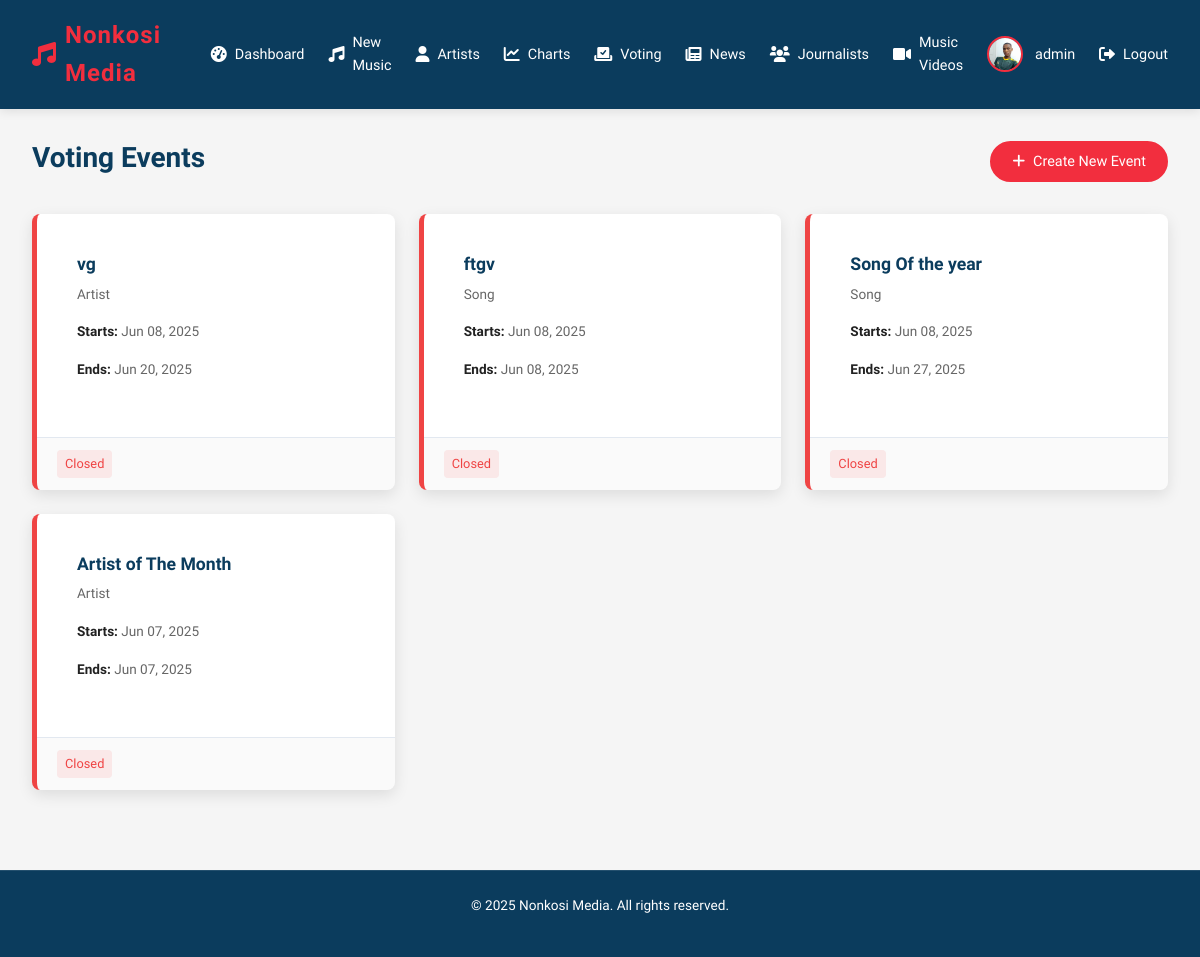
Page /admin/voting_events (signed in) on the earlier database version.
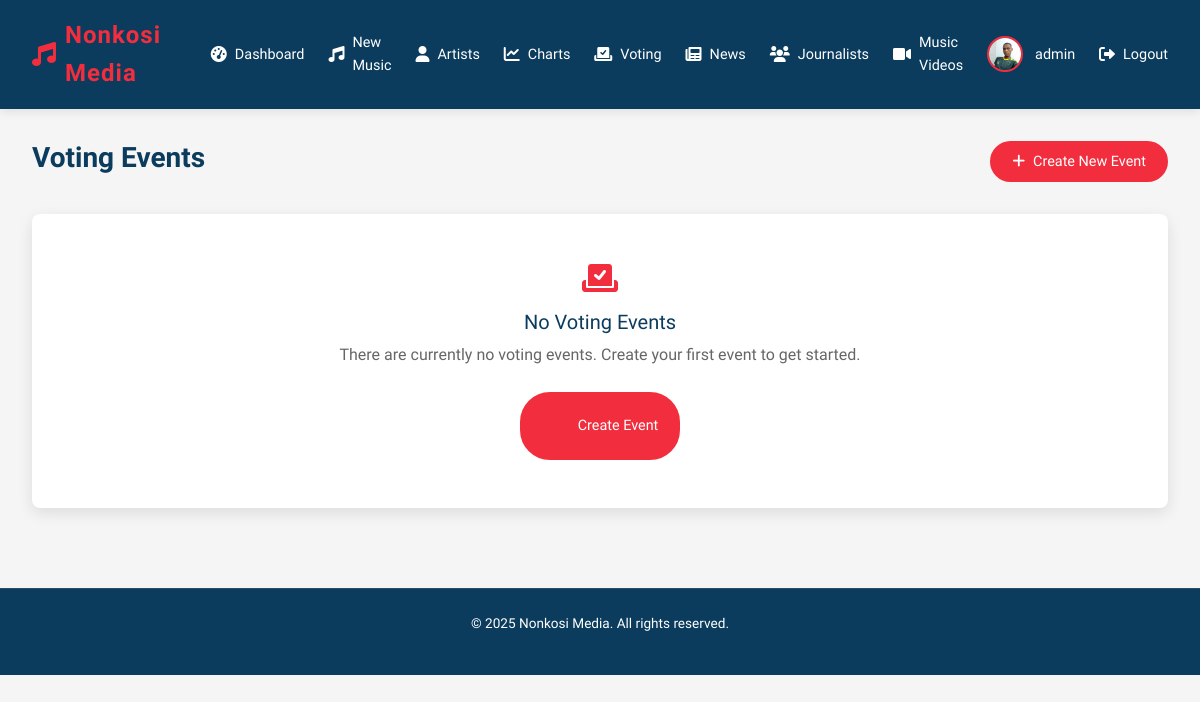
Same page on the later database version.
### app.py (models this page shows, shortened)
class User(db.Model, UserMixin):
    id = db.Column(db.Integer, primary_key=True)
    username = db.Column(db.String(50), unique=True, nullable=False)
    email = db.Column(db.String(120), unique=True, nullable=False)
    password = db.Column(db.String(60), nullable=False)
    role = db.Column(db.String(20), nullable=False, default='user')
    profile_pic = db.Column(db.String(100), nullable=False, default='default.jpg')
    last_seen = db.Column(db.DateTime, default=datetime.utcnow)
    articles = db.relationship('News', backref='author', lazy=True)  # This creates the relationship

class VoteEvent(db.Model):
    id = db.Column(db.Integer, primary_key=True)
    title = db.Column(db.String(100), nullable=False)  # e.g. "Song of the Month - June 2025"
    category = db.Column(db.String(50), nullable=False)  # 'song', 'artist', 'song_of_year', 'artist_of_year'
    start_date = db.Column(db.DateTime, nullable=False, default=datetime.utcnow)
    end_date = db.Column(db.DateTime, nullable=False)
    is_active = db.Column(db.Boolean, default=True)
    options = db.relationship('VoteOption', backref='vote_event', lazy=True, cascade='all, delete-orphan')
    votes = db.relationship('VoteRecord', backref='vote_event', lazy=True, cascade='all, delete-orphan')

### app.py (the view)
@app.route('/admin/voting_events')
@login_required
def voting_events():
    if current_user.role != 'admin':
        flash('You are not authorized to access this page', 'error')
        return redirect(url_for('home'))
    events = VoteEvent.query.order_by(VoteEvent.start_date.desc()).all()
    return render_template('voting_events.html', events=events)

### app.py (called while the page is built)
@login_manager.user_loader
def load_user(user_id):
    return User.query.get(int(user_id))

@app.context_processor
def inject_datetime():
    return {'datetime': datetime}

### templates/voting_events.html (shortened to what this page needs)
<!DOCTYPE html>
<html lang="en">
<head>
  <link rel="stylesheet" href="https://cdnjs.cloudflare.com/ajax/libs/font-awesome/6.0.0/css/all.min.css">
  <link href="https://cdn.jsdelivr.net/npm/bootstrap@5.3.0/dist/css/bootstrap.min.css" rel="stylesheet">
</head>
<body>
  <header class="header">
    <div class="logo">
      <i class="fas fa-music"></i>
      <span>Nonkosi Media</span>
    </div>
    <nav class="nav-links">
      <a href="/admin">
        <i class="fas fa-tachometer-alt"></i>
        <span>Dashboard</span>
      </a>
      <a href="/admin/upcoming_music">
        <i class="fas fa-music"></i>
        <span>New Music</span>
      </a>
      <a href="/admin/artists">
        <i class="fas fa-user"></i>
        <span>Artists</span>
      </a>
      <a href="/admin/charts_manager">
        <i class="fas fa-chart-line"></i>
        <span>Charts</span>
      </a>
      <a href="/admin/voting_events" class="active">
        <i class="fas fa-vote-yea"></i>
        <span>Voting</span>
      </a>
      <a href="/admin/news">
        <i class="fas fa-newspaper"></i>
        <span>News</span>
      </a>
      <a href="/admin/manage_journalists">
        <i class="fas fa-users"></i>
        <span>Journalists</span>
      </a>
      <a href="/admin/music_videos">
        <i class="fas fa-video"></i>
        <span>Music Videos</span>
      </a>
      <div class="user-profile">
        <img src="/static/uploads/profile_pics/IMG_20231016_190958~2.jpg" alt="Admin">
        <span>{{ current_user.username }}</span>
      </div>
      <a href="/logout">
        <i class="fas fa-sign-out-alt"></i>
        <span>Logout</span>
      </a>
    </nav>
  </header>
  <main class="container">
    <div class="page-header">
      <h1 class="page-title">Voting Events</h1>
      <a href="{{ url_for('create_voting_event') }}" class="btn">
        <i class="fas fa-plus"></i> Create New Event
      </a>
    </div>
    {% if events %}
    <div class="events-grid">
      {% for event in events %}
      <div class="event-card {% if event.is_active %}active{% else %}closed{% endif %}">
        <a href="{{ url_for('voting_event_details', event_id=event.id) }}" class="card-clickable-area">
          <div class="event-content">
            <h3 class="event-title">{{ event.title }}</h3>
            <p class="event-category">{{ event.category.replace('_', ' ').title() }}</p>
            <div class="event-dates">
              <p><strong>Starts:</strong> {{ event.start_date.strftime('%b %d, %Y') }}</p>
              <p><strong>Ends:</strong> {{ event.end_date.strftime('%b %d, %Y') }}</p>
            </div>
          </div>
        </a>
        <div class="event-footer">
          <span class="event-status {% if event.is_active %}status-active{% else %}status-closed{% endif %}">
            {% if event.is_active %}Active{% else %}Closed{% endif %}
          </span>
        </div>
      </div>
      {% endfor %}
    </div>
    {% else %}
    <div class="empty-state">
      <i class="fas fa-vote-yea"></i>
      <h3>No Voting Events</h3>
      <p>There are currently no voting events. Create your first event to get started.</p>
      <a href="{{ url_for('create_voting_event') }}" class="btn">
        <i class="fas fa-plus"></i> Create Event
      </a>
    </div>
    {% endif %}
  </main>
  <footer>
    <p>© {{ datetime.now().year }} Nonkosi Media. All rights reserved.</p>
  </footer>
</body>
</html>

### templates/voting_events.html (style rules this page uses)
:root { --primary: #0b3c5d; --secondary: #f22e3e; --dark: #222; --light: #f5f5f5; --accent: #103b6f; --gray: #666; --light-gray: #e2e8f0; --success: #10b981; --warning: #f59e0b; --danger: #ef4444; }
* { box-sizing: border-box; margin: 0; padding: 0; }
body { font-family: 'Ubuntu', sans-serif; background-color: var(--light); color: var(--dark); line-height: 1.6; }
.header { background-color: var(--primary); color: white; padding: 1rem 2rem; display: flex; justify-content: space-between; align-items: center; position: sticky; top: 0; z-index: 100; box-shadow: 0 2px 10px rgba(0,0,0,0.1); }
.header .logo { font-size: 1.5rem; font-weight: 700; color: var(--secondary); display: flex; align-items: center; gap: 0.5rem; letter-spacing: 1px; }
.logo i { color: var(--secondary); }
.nav-links { display: flex; align-items: center; gap: 1.5rem; }
.nav-links a { color: white; text-decoration: none; font-weight: 500; font-size: 0.9rem; display: flex; align-items: center; gap: 0.5rem; transition: color 0.2s; padding: 5px 0; position: relative; }
.nav-links a::after { content: ''; position: absolute; bottom: 0; left: 0; width: 0; height: 2px; background-color: var(--secondary); transition: width 0.3s; }
.nav-links a i { font-size: 1rem; }
.user-profile { display: flex; align-items: center; gap: 0.75rem; }
.user-profile img { width: 36px; height: 36px; border-radius: 50%; object-fit: cover; border: 2px solid var(--secondary); }
.user-profile span { font-weight: 500; font-size: 0.9rem; color: white; }
.container { padding: 2rem; max-width: 1400px; margin: 0 auto; }
.page-header { display: flex; justify-content: space-between; align-items: center; margin-bottom: 2rem; }
.page-title { font-size: 1.75rem; font-weight: 700; color: var(--primary); }
.btn { display: inline-flex; align-items: center; gap: 0.5rem; background-color: var(--secondary); color: white; padding: 0.5rem 1.25rem; border-radius: 30px; font-size: 0.9rem; font-weight: 500; text-decoration: none; transition: all 0.3s; border: 2px solid var(--secondary); }
.btn i { font-size: 0.9rem; }
.empty-state { text-align: center; padding: 3rem; background-color: white; border-radius: 0.5rem; box-shadow: 0 5px 15px rgba(0,0,0,0.1); }
.empty-state i { font-size: 2rem; color: var(--secondary); margin-bottom: 1rem; }
.empty-state h3 { font-size: 1.25rem; color: var(--primary); margin-bottom: 0.5rem; }
.empty-state p { color: var(--gray); margin-bottom: 1.5rem; }
footer { background-color: var(--primary); padding: 1.5rem 2rem; margin-top: 3rem; text-align: center; font-size: 0.85rem; color: white; border-top: 1px solid rgba(255,255,255,0.1); }

Differences in the rows shown:
removed VoteEvent: title "vg", category.replace "Artist", start_date "Jun 08, 2025", end_date "Jun 20, 2025", is_active "Closed"
removed VoteEvent: title "ftgv", category.replace "Song", start_date "Jun 08, 2025", end_date "Jun 08, 2025", is_active "Closed"
removed VoteEvent: title "Song Of the year", category.replace "Song", start_date "Jun 08, 2025", end_date "Jun 27, 2025", is_active "Closed"
removed VoteEvent: title "Artist of The Month", category.replace "Artist", start_date "Jun 07, 2025", end_date "Jun 07, 2025", is_active "Closed"
Other differences:
text now shown: "No Voting Events There are currently no voting events. Create your first event to get started. Create Event"
